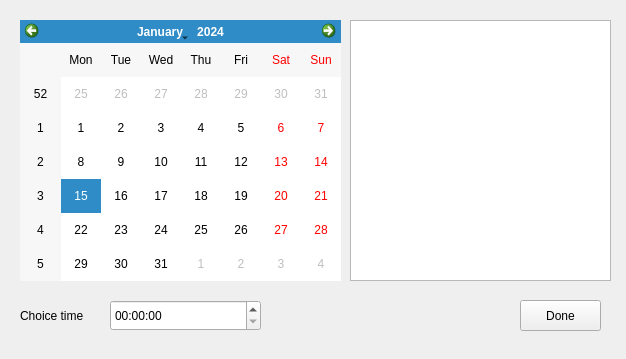
<?xml version="1.0" encoding="UTF-8"?>
<ui version="4.0">
 <class>AddTaskWidget</class>
 <widget class="QWidget" name="AddTaskWidget">
  <property name="geometry">
   <rect>
    <x>0</x>
    <y>0</y>
    <width>626</width>
    <height>359</height>
   </rect>
  </property>
  <property name="windowTitle">
   <string>Form</string>
  </property>
  <widget class="QCalendarWidget" name="calendar_widget">
   <property name="geometry">
    <rect>
     <x>20</x>
     <y>20</y>
     <width>321</width>
     <height>261</height>
    </rect>
   </property>
  </widget>
  <widget class="QTimeEdit" name="time_edit">
   <property name="geometry">
    <rect>
     <x>110</x>
     <y>300</y>
     <width>151</width>
     <height>31</height>
    </rect>
   </property>
  </widget>
  <widget class="QTextEdit" name="text_edit">
   <property name="geometry">
    <rect>
     <x>350</x>
     <y>20</y>
     <width>261</width>
     <height>261</height>
    </rect>
   </property>
  </widget>
  <widget class="QPushButton" name="done_button">
   <property name="geometry">
    <rect>
     <x>520</x>
     <y>300</y>
     <width>81</width>
     <height>31</height>
    </rect>
   </property>
   <property name="text">
    <string>Done</string>
   </property>
  </widget>
  <widget class="QLabel" name="label">
   <property name="geometry">
    <rect>
     <x>20</x>
     <y>300</y>
     <width>71</width>
     <height>31</height>
    </rect>
   </property>
   <property name="text">
    <string>Choice time</string>
   </property>
  </widget>
 </widget>
 <resources/>
 <connections/>
</ui>
